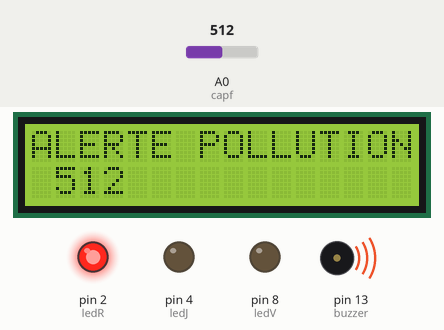
Recording of a sketch running on a simulated Arduino Uno, built with avr-gcc and run on an emulated ATmega328P. Parts: 16×2 character LCD, output pins drawn as LEDs (lit = HIGH), buzzer (waves = sounding, pin HIGH). The test bench sets the inputs (shaded band); at power-on: A0 (capf) = 512.

Above: at 3.2 s.
3.3 s: A0 (capf) set to 145
At 4.9 s:
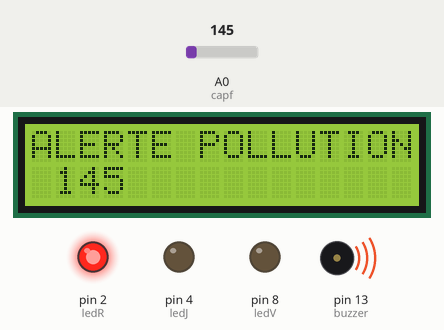
7.4 s: A0 (capf) set to 125
At 9.0 s:
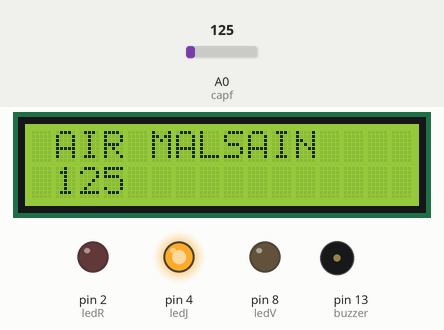
11.5 s: A0 (capf) set to 86
At 12.8 s:
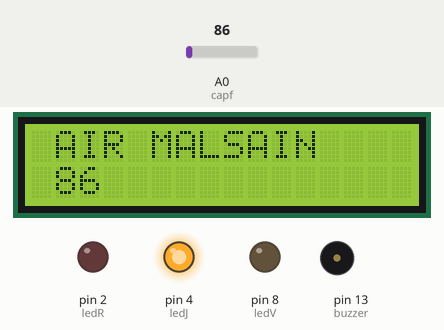
14.8 s: A0 (capf) set to 72
At 15.9 s:
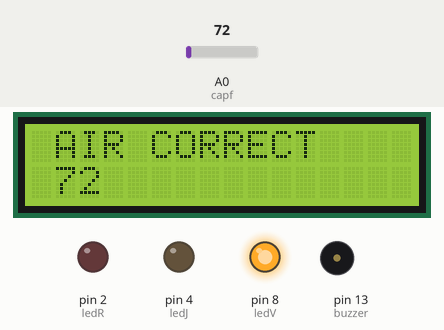
Timing chart, 0 to 17.8 s (numbered marks = the images above; inputs shaded):
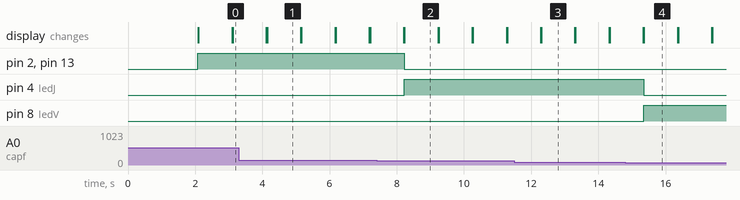

Measured:
- the behaviour switches between 140 and 139 on A0 (capf) (found by bisection; images 1 and 2)
- the behaviour switches between 80 and 79 on A0 (capf) (found by bisection; images 3 and 4)
- after the input at 3.3 s, the display: first differs from a run without the input after 0.84 s (image 1)
- after the input at 7.4 s, pin 2 (ledR), pin 13 (buzzer): HIGH → LOW after 0.82 s; pin 4 (ledJ): LOW → HIGH after 0.82 s; the display: first differs from a run without the input after 0.83 s (image 2)
- after the input at 11.5 s, the display: first differs from a run without the input after 0.80 s (image 3)
- after the input at 14.8 s, pin 4 (ledJ): HIGH → LOW after 0.55 s; pin 8 (ledV): LOW → HIGH after 0.55 s; the display: first differs from a run without the input after 0.56 s (image 4)
- what the display in image 1 shows lasts 1.0 s, from 4.1 s to 5.1 s

The sketch:

detecteur_de_fum_e.ino
```cpp
#include <Wire.h>
#include <LiquidCrystal_I2C.h>

LiquidCrystal_I2C lcd(0x27,16,2);
int ledV=8;
int ledJ=4;
int ledR=2;
int buzzer=13;
int capf=A0;
int mesure=0;

void setup() {
  // put your setup code here, to run once:
lcd.init();
lcd.backlight();
lcd.setCursor(0,0);
lcd.print("Bonjour");
pinMode(ledV,OUTPUT);
pinMode(ledJ,OUTPUT);
pinMode(ledR,OUTPUT);
pinMode(buzzer,OUTPUT);
pinMode(capf,INPUT);
digitalWrite(ledV, LOW);
digitalWrite(ledJ, LOW);
digitalWrite(ledR, LOW);
digitalWrite(buzzer, LOW);
delay(2000);
lcd.clear();

}

void loop() {
  // put your main code here, to run repeatedly:
mesure=analogRead(capf);
Serial.print ("valeur mesurée :");
Serial.println(mesure);
lcd.setCursor(1,1);
lcd.print(mesure);
lcd.setCursor(0,0);
if (mesure < 80 ) {
digitalWrite(ledV, HIGH);
digitalWrite(ledJ, LOW);
digitalWrite(ledR, LOW);
digitalWrite(buzzer, LOW);
lcd.print(" AIR CORRECT");
}
else
{
if (mesure < 140 ) {
digitalWrite(ledV, LOW);
digitalWrite(ledJ, HIGH);
digitalWrite(ledR, LOW);
digitalWrite(buzzer, LOW);
lcd.print(" AIR MALSAIN");
}
else
{
digitalWrite(ledV, LOW);
digitalWrite(ledJ, LOW);
digitalWrite(ledR, HIGH);
digitalWrite(buzzer, HIGH);
lcd.print("ALERTE POLLUTION");
}
}

delay(1000);
lcd.clear();
}
```
